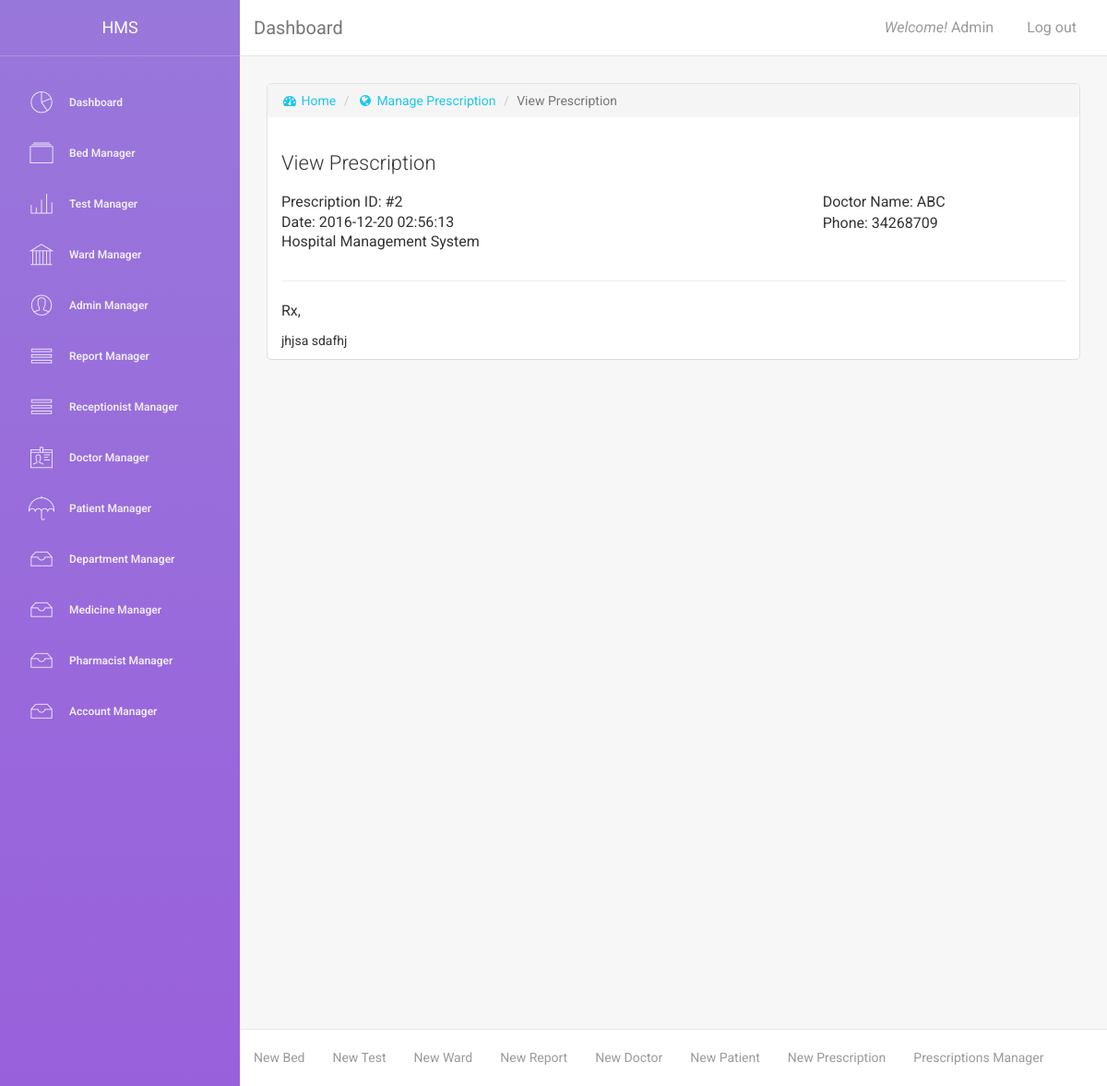
The app's page /view_prescription.php?id=2 (signed in) with its own data.
### tables this page shows
CREATE TABLE `tbl_prescription` (
  `prescription_id` int(10) NOT NULL,
  `doctor_id` int(6) NOT NULL,
  `patient_id` int(6) NOT NULL,
  `prescription` text NOT NULL,
  `prescription_time` timestamp NOT NULL DEFAULT CURRENT_TIMESTAMP
);

CREATE TABLE `tbl_doctor` (
  `doctor_id` int(6) NOT NULL,
  `doctor_name` varchar(100) NOT NULL,
  `department_id` int(2) NOT NULL,
  `doctor_address` text NOT NULL,
  `doctor_phone` varchar(11) NOT NULL,
  `doctor_email` varchar(50) NOT NULL,
  `doctor_visiting_hour` varchar(50) NOT NULL,
  `doctor_status` tinyint(1) NOT NULL
);

### content/view_prescription.php (the view, shortened to what this page needs)
<div class="content">
    <div class="container-fluid">
        <div class="row">
            <div class="col-md-12">
                <div class="card">
                    <ol class="breadcrumb">
                        <li><a href="index.php"><i class="fa fa-dashboard"></i> Home</a></li>
                        <li><a href="manage_prescription.php"><i class="fa fa-globe"></i> Manage Prescription</a></li>
                        <li class="active">View Prescription</li>
                    </ol>
                    <div class="header">
                        <h4 class="title">View Prescription</h4>
                    </div>
                    <div class="content">
                        <div class="row">
                            <div class="col-xs-4">
                                <p>Prescription ID: #<?php echo $specific_prescription['prescription_id'] ?></p>
                                <p style="line-height: 2%;">Date: <?php echo $specific_prescription['prescription_time'] ?></p>
                                <p style="line-height: 142%;">Hospital Management System</p>
                            </div>
                            <div class="col-xs-4 col-xs-offset-4">
                                <p>Doctor Name: <?php echo $specific_prescription['doctor_name'] ?></p>
                                <p style="line-height: 1px;">Phone: <?php echo $specific_prescription['doctor_phone'] ?></p>
                            </div>
                        </div>
                        <hr/>
                        <div class="row">
                            <div class="col-xs-12">
                                <p>Rx,</p>
                                <?php echo $specific_prescription['prescription'] ?>
                            </div>
                        </div>
                    </div>
                </div>
            </div>
        </div>
    </div>
</div>

### records on screen
tbl_prescription: prescription_id "2", prescription_time "2016-12-20 02:56:13", doctor.doctor_name "ABC", doctor.doctor_phone "34268709", prescription "jhjsa sdafhj"

### other values on screen
$_SESSION["admin_name"] "Admin"
